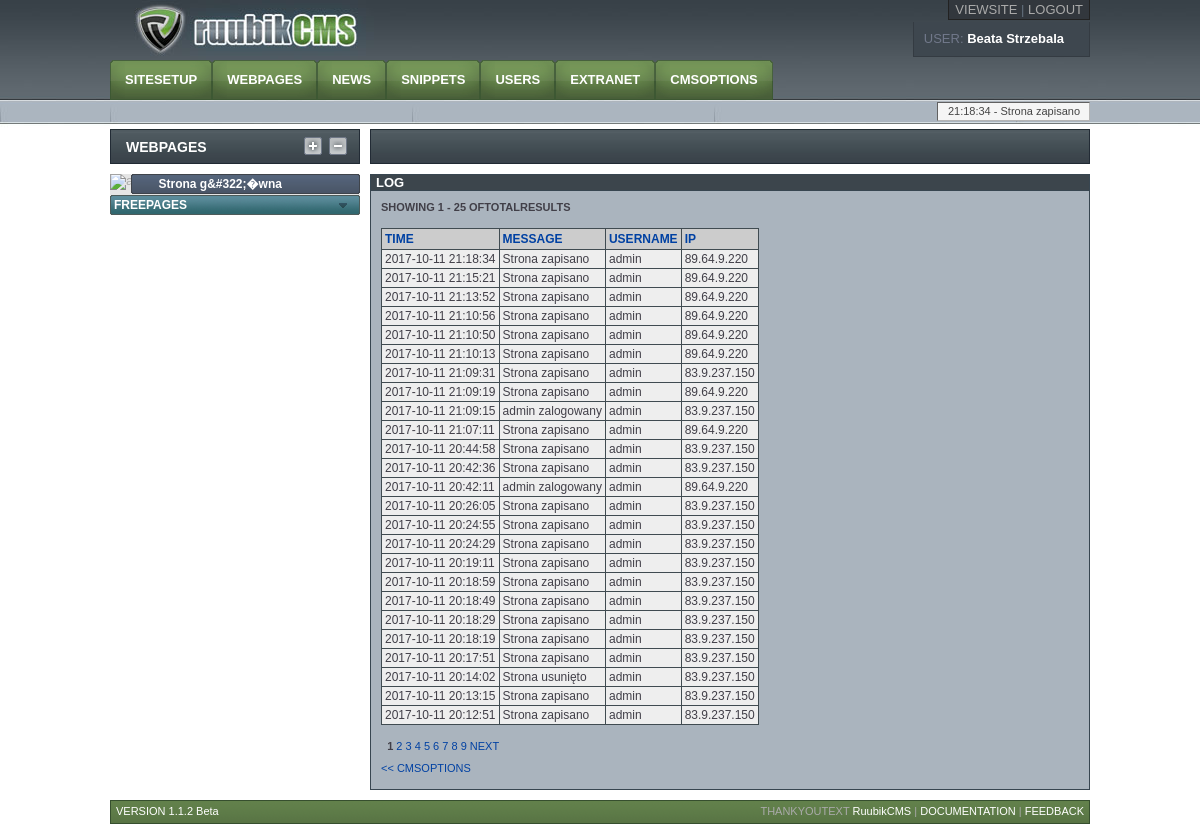
Screenshot of /ruubikcms/cms/showlog.php (signed in) with the database file from the repository.
### tables this page shows
CREATE TABLE "log" ("id" INTEGER PRIMARY KEY  NOT NULL ,"msg" TEXT,"time" TEXT,"ip" TEXT,"user" TEXT);

CREATE TABLE "page" ("pageurl" text PRIMARY KEY ,"name" text,"title" text,"header1" text,"description" text,"keywords" text,"content" text,"mother" text,"levelnum" integer,"ordernum" integer,"image1" text,"image2" text,"lang" text,"pagetype" integer,"extracode" text,"status" integer, "updater" TEXT, "updated" TEXT, "creator" TEXT, "image3" TEXT);

CREATE TABLE "site" ("id" integer PRIMARY KEY ,"name" text,"doctype" integer,"charset" text,"robots" text,"title" text,"description" text,"keywords" text,"copyright" text,"author" text,"lang" text,"gacode" text,"news_textlink" INTEGER,"news_readmore" INTEGER,"news_showdate" INTEGER,"news_maxshort" INTEGER, "no_image1" INTEGER, "no_image2" INTEGER, "clean_url" INTEGER, "url_suffix" TEXT, "news_num" INTEGER, "siteroot" TEXT, "news_readmoretext" TEXT, "no_image3" INTEGER);

### ruubikcms/includes/commonfunc.php (called while the page is built, shortened)
<?php
function ec($input) {
	$site = get_site_data();
	return stripslashes(htmlentities($input, $ent=ENT_COMPAT, $site['charset']));
}
function query_single($sql)
{
	global $dbh;
	$result = $dbh->query($sql);
	$value = $result->fetchColumn();
	if ($value) return $value;
	else return FALSE;
}
function query_prep($sql, $params_array)
{
	global $dbh;
	$stmt = $dbh->prepare($sql);
	if ($stmt->execute($params_array)) {
		$result = $stmt->fetch(PDO::FETCH_NUM);
		return $result[0];
	}
}
function get_site_data()
{
	global $dbh;
	$stmt = $dbh->prepare("SELECT * FROM site WHERE id = 1");
	if ($stmt->execute()) {
		$result = $stmt->fetchAll(PDO::FETCH_ASSOC);
		return $result[0];
	}
}
?>

### ruubikcms/cms/includes/functions.php (called while the page is built, shortened)
<?php
function root_page($pageurl, $table='page')
{
	$level = query_prep("SELECT levelnum FROM ".$table." WHERE pageurl = ?", array($pageurl));
}
?>

### ruubikcms/cms/showlog.php (the view, shortened to what this page needs)
<?php
require('includes/required.php');
$cmspage = LOG;
require('includes/head.php');
$self = ec($_SERVER['PHP_SELF']);
?>
			<div id="mainBody">
			<?php require('includes/pagemenu.php');?>
				<form method="post" action="<?php echo $self.'?'.ec($_SERVER['QUERY_STRING']);?>" name="newsEditForm">
                <div id="rightDiv">
					<div id="buttonBar">
					</div>
					<div id="rightContent">
						<div id="newsAdmin">
							<h2><?php echo LOG;?></h2>
								<?php
								$rowsperpage = ROWSPERPAGE;
								if (isset($_GET['page'])) $page = intval($_GET['page']);
								else $page = 1;
								$start = $rowsperpage * ($page-1);
								$total = query_single("SELECT COUNT(*) FROM log");
								$lastpage = ceil($total/$rowsperpage);
								$slf = ec($_SERVER['PHP_SELF']).'?';
								if (isset($_GET['order'])) $slf .= 'order='.ec($_GET['order']);
								else $slf .= 'order=1';
								$nav  = '';
								if ($page <= 11) $firstlink = 1;
								else $firstlink = $page - 10;
								if ($page + 10 > $lastpage) $lastlink = $lastpage;
								else $lastlink = $page + 10;
								for($i = $firstlink; $i <= $lastlink; $i++) {
									if ($i == $page) $nav .= " $i ";
									else $nav .= " <a href=\"$slf&amp;page=$i\">$i</a> ";
								}
								if ($page > 1) {
									$i  = $page - 1;
									$prev  = ' <a href="'.$slf.'&amp;page='.$i.'">'.PREVIOUS.'</a> ';
									$first  = ' <a href="'.$slf.'&amp;page=1">'.FIRSTPAGE.'</a> ';
								} else {
								   $prev  = '&nbsp;';
								}
								if ($page < $lastpage) {
								   $i = $page + 1;
									$next  = ' <a href="'.$slf.'&amp;page='.$i.'">'.NEXT.'</a> ';
								} else {
								   $next = '&nbsp;';
								   $last = '&nbsp;';
								}
								if ($_GET['order'] == 1) $order = 'time';
								elseif ($_GET['order'] == 2) $order = 'msg';
								elseif ($_GET['order'] == 3) $order = 'user';
								elseif ($_GET['order'] == 4) $order = 'ip';
								else $order = 'time';
								if ($_GET['desc'] == 1) $desc = ' DESC';
								else $desc = '';
								if (!isset($_GET['order']) AND !isset($_GET['desc'])) $desc = ' DESC';
								if ($lastpage > 1) echo '<p>'.SHOWING.' '.($start+1).' - '.($start+$rowsperpage > $total ? $total : $start+$rowsperpage).' '.sprintf(OFTOTALRESULTS, $total).'</p>';
								echo '<table class="logtable">';
								echo '<tr><th><a href="'.($_GET['desc'] ? '?order=1' : '?order=1&amp;desc=1').'">'.TIME.'</a></th><th><a href="'.($_GET['desc'] ? '?order=2' : '?order=2&amp;desc=1').'">'.MESSAGE.'</a></th><th><a href="'.($_GET['desc'] ? '?order=3' : '?order=3&amp;desc=1').'">'.USERNAME.'</a></th><th><a href="'.($_GET['desc'] ? '?order=4' : '?order=4&amp;desc=1').'">IP</a></th></tr>';
								$sql = "SELECT time, msg, user, ip FROM log ORDER BY ".$order.$desc." LIMIT ".$start.", ".$rowsperpage;
								foreach ($dbh->query($sql) as $row) {
									echo '<tr><td>'.$row['time'].'</td><td>'.$row['msg'].'</td><td>'.$row['user'].'</td><td>'.$row['ip'].'</td></tr>';
								}
								echo '</table>';
								if ($lastpage > 1) echo '<p>'.$prev.$nav.$next.'</p>';
								echo '<p><a href="cmsoptions.php"><< '.CMSOPTIONS.'</a></p>';
							?>
						</div>
					</div>
				</div>
				<div class="clear"></div>
				</form>
			</div>
<?php require('includes/footer.php');?>

### ruubikcms/cms/includes/head.php (shortened to what this page needs)
<!DOCTYPE html PUBLIC "-//W3C//DTD XHTML 1.0 Transitional//EN"
"http://www.w3.org/TR/xhtml1/DTD/xhtml1-transitional.dtd">
<html xmlns="http://www.w3.org/1999/xhtml" xml:lang="<?php echo RLANG;?>" lang="<?php echo RLANG;?>">
	<head>
        <link rel="stylesheet" type="text/css" href="css/default.css" />
        <link rel="stylesheet" type="text/css" href="css/ruubikBody.css" />
        <link rel="stylesheet" type="text/css" href="css/ruubikMainMenu.css" />
        <link rel="stylesheet" type="text/css" href="css/ruubikWebMenu.css" />
        <link rel="stylesheet" type="text/css" href="css/ruubikButtons.css" />
        <link rel="stylesheet" type="text/css" href="css/ruubikToolTip.css" />
        <link rel="stylesheet" type="text/css" href="css/styleLogin.css" />
        <link rel="stylesheet" type="text/css" href="css/datePicker.css" />
		<?php if ($cmspage == LOG) echo '<link rel="stylesheet" type="text/css" href="css/styleAdminNews.css" />';?>
    </head>
    <body>
        <div id="wrapper">
            <div id="header">
                <div id="top">
					<div id="topLinks">
						<span id="linksBox">
							<a href="../../" target="_blank"><?php echo VIEWSITE;?></a> | <a href="login/logout.php"><?php echo LOGOUT;?></a>
						</span>
					</div>
					<div id="topUser">
						<span id="userBox">
							<?php
								$name = $_SESSION['firstname'].' '.$_SESSION['lastname'];
								echo USER.': <span id="userName">'.$name.'</span>';
							?>
						</span>
					</div>
				</div>
                <div id="mainNavigation">
                    <ul>
						<?php require('mainmenu.php');?>
					</ul>
				</div>
                 <div id="infoMessage">
					<div id="messageText"><?php echo substr(query_single("SELECT time FROM log ORDER BY time DESC LIMIT 1"),-8);?> - <?php echo query_single("SELECT msg FROM log ORDER BY time DESC LIMIT 1")?></div>
				</div>
			</div>

### ruubikcms/cms/includes/pagemenu.php (shortened to what this page needs)
           <div id="leftDiv">
<div class="blueHeader"><?php echo WEBPAGES;?><div id="showAll">&nbsp;</div><div id="showMain">&nbsp;</div></div>
<div id="pageManagement">
	<div id="rootMenu">
	<?php
		if (isset($_GET['p'])) $p = ec($_GET['p']);
		else $p = '';
		$sql = "SELECT pageurl, name FROM page WHERE levelnum = 1 ORDER BY ordernum";
		foreach ($dbh->query($sql) as $row) {
			echo '
				<div class="arrowdiv1"><a href="index.php'.'?p='.$row['pageurl'].'&amp;moveup=1&amp;token='.$token.'"><img src="images/arrow1.gif" class="imgover" alt="arrow" /></a></div>
				<div class="rootPage"><a href="index.php'.'?p='.$row['pageurl'].'"'.($row['pageurl'] == root_page($p) ? ' class="selected"' : '').'>'.ec($row['name']).'</a></div>
				<div class="subMenu1"'.($row['pageurl'] == root_page($p) ? ' id="open"' : '').'>';
			echo '
				</div> ';
		}
		echo '
				<div class="rootPageFree"><a href="index.php'.'?p=---notinmenu---">'.FREEPAGES.'</a></div>
				<div class="subMenu1"'.(($p == '---notinmenu---' OR root_page($p) == '---notinmenu---') ? ' id="open"' : '').'>';
		echo '
				</div>';
		?>
	</div>
</div>
           </div>

### ruubikcms/cms/css/default.css (style rules this page uses)
html, body, div, span, applet, object, iframe, h1, h2, h3, h4, h5, h6, p, blockquote, pre, a, abbr, acronym, address, big, cite, code, del, dfn, em, font, img, ins, kbd, q, s, samp, small, strike, strong, sub, sup, tt, var, b, u, i, center, dl, dt, dd, ol, ul, li, fieldset, form, label, legend, table, caption, tbody, tfoot, thead, tr, th, td { margin: 0; padding: 0; border: 0; outline: 0; font-size: 100%; }
ol, ul { list-style: none; }
table { border-collapse: collapse; border-spacing: 0; }
h2 { font-size: 2.0em; }
p { padding: 5px 0; }
a:link, a:visited { color: #aaaaaa; font-weight: normal; text-decoration: none; }

### ruubikcms/cms/css/ruubikBody.css (style rules this page uses)
body { font-family: verdana, arial, Helvetica, sans-serif; font-size: small; font-weight: normal; color: #333333; background: #ffffff url(images/bg.jpg) repeat-x top left; }
#wrapper { position: relative; margin-left: auto; margin-right: auto; width: 980px; }
#header { position: relative; background: #aaaaaa url(images/bg.jpg) repeat-x top left; height: 124px; border-bottom: 5px solid #ffffff; }
#top { height: 60px; background: url(images/logo.jpg) no-repeat top left; }
#top #topLinks { padding: 0; text-align: right; color: #65727f; height: 20px; line-height: 20px; }
#topLinks #linksBox { text-align: left; padding: 2px 6px; background: #32373D; border: 1px solid #222; border-top: none; }
#topUser { margin-top: 1px; text-align: right; padding: 0; height: 35px; line-height: 35px; color: #71788a; }
#topUser #userBox { text-align: left; padding: 9px 25px 10px 10px; height: 35px; line-height: 35px; background: #3e474f; border: 1px solid #343b42; border-top: 1px solid #222; border-top: none; }
#topUser #userName { color: #ffffff; font-weight: bold; }
#mainNavigation { position: relative; height: 40px; }
#mainBody { position: relative; width: 980px; }
#leftDiv { position: relative; float: left; width: 250px; }
div.blueHeader { position: relative; padding: 10px 0 0 15px; font-family: trebuchet MS, verdana, arial, Helvetica, sans-serif; height: 25px; font-weight: bold; font-size: 14px; color: #ffffff; border-right: 1px solid #222b35; border-left: 1px solid #222b35; background: url(images/h1_bg.jpg) repeat-x top left; }
div.blueHeader div#showAll { position: absolute; top: 8px; right: 25px; width: 30px; height: 20px; background: url(images/plus.gif) no-repeat top left; }
div.blueHeader div#showMain { position: absolute; top: 8px; right: 0px; width: 30px; height: 20px; background: url(images/minus.gif) no-repeat top left; }
#rightDiv { position: relative; float: right; width: 720px; }
#rightContent { position: relative; padding: 10px 0 9px 0; width: 720px; }
#rightContent a { color: #0041a3; }
#rightContent p { padding: 5px 10px; }
div.clear { position: relative; clear: both; font-size: 1px; height: 1px; line-height: 1em; }
#newsAdmin table.logtable { margin: 10px; }
#newsAdmin .logtable th { font-weight: bold; padding: 3px; border: 1px solid #404b51; font-size: 12px; background: #ccc; }
#newsAdmin .logtable a { font-weight: bold; }
#newsAdmin .logtable td { font-weight: normal; font-size: 12px; padding: 2px 3px; border: 1px solid #404b51; background: #eee; }

### ruubikcms/cms/css/ruubikMainMenu.css (style rules this page uses)
#mainNavigation ul { list-style:none; }
#infoMessage { position: absolute; bottom: 0; right: 0; padding: 0 0 0 0; line-height: 1em; width: 400px; height: 22px; }
#infoMessage #messageText { float: right; padding: 2px 9px 2px 10px; font-size: 11px; color: #454545; border: 1px inset #b5b5b5; background: #f5f5f5; text-align: right; }

### ruubikcms/cms/css/ruubikWebMenu.css (style rules this page uses)
div#pageManagement { padding: 10px 0 0 0; text-align: left; color: #ffffff; line-height: 1; }
div#rootMenu, div#rootMenuNews { width: 250px; background: #e5e5e5; }
div.arrowdiv1 { margin-bottom: 1px; float: left; }
div.rootPage { margin: 0 0 1px 21px; width: 229px; position: relative; }
div.rootPage a:link, div.rootPage a:visited { display: block; padding: 0 0 0 4px; width: 225px; min-height: 20px; line-height: 20px; color: #ffffff; font-size: 12px; font-family: trebuchet ms, arial; font-weight: bold; text-decoration: none; background: url("images/rootpage.gif") no-repeat bottom left; }
div.rootPageFree a:link, div.rootPageFree a:visited { display: block; padding: 0 0 0 4px; width: 246px; min-height: 20px; line-height: 20px; color: #ffffff; font-size: 12px; font-family: trebuchet ms, arial; font-weight: bold; text-decoration: none; background: url("images/rootpage_free.gif") no-repeat bottom left; }

### rows the page displays
log: time "21:18:34", time "2017-10-11 21:18:34", msg "Strona zapisano", user "admin", ip "89.64.9.220"
page: name.charset "Strona g&#322;�wna"
log: time "2017-10-11 21:15:21", msg "Strona zapisano", user "admin", ip "89.64.9.220"
log: time "2017-10-11 21:13:52", msg "Strona zapisano", user "admin", ip "89.64.9.220"
log: time "2017-10-11 21:10:56", msg "Strona zapisano", user "admin", ip "89.64.9.220"
log: time "2017-10-11 21:10:50", msg "Strona zapisano", user "admin", ip "89.64.9.220"
log: time "2017-10-11 21:10:13", msg "Strona zapisano", user "admin", ip "89.64.9.220"
log: time "2017-10-11 21:09:31", msg "Strona zapisano", user "admin", ip "83.9.237.150"
log: time "2017-10-11 21:09:19", msg "Strona zapisano", user "admin", ip "89.64.9.220"
log: time "2017-10-11 21:09:15", msg "admin zalogowany", user "admin", ip "83.9.237.150"
log: time "2017-10-11 21:07:11", msg "Strona zapisano", user "admin", ip "89.64.9.220"
log: time "2017-10-11 20:44:58", msg "Strona zapisano", user "admin", ip "83.9.237.150"
log: time "2017-10-11 20:42:36", msg "Strona zapisano", user "admin", ip "83.9.237.150"
log: time "2017-10-11 20:42:11", msg "admin zalogowany", user "admin", ip "89.64.9.220"
log: time "2017-10-11 20:26:05", msg "Strona zapisano", user "admin", ip "83.9.237.150"
log: time "2017-10-11 20:24:55", msg "Strona zapisano", user "admin", ip "83.9.237.150"
log: time "2017-10-11 20:24:29", msg "Strona zapisano", user "admin", ip "83.9.237.150"
log: time "2017-10-11 20:19:11", msg "Strona zapisano", user "admin", ip "83.9.237.150"
log: time "2017-10-11 20:18:59", msg "Strona zapisano", user "admin", ip "83.9.237.150"
log: time "2017-10-11 20:18:49", msg "Strona zapisano", user "admin", ip "83.9.237.150"
log: time "2017-10-11 20:18:29", msg "Strona zapisano", user "admin", ip "83.9.237.150"
log: time "2017-10-11 20:18:19", msg "Strona zapisano", user "admin", ip "83.9.237.150"
log: time "2017-10-11 20:17:51", msg "Strona zapisano", user "admin", ip "83.9.237.150"
log: time "2017-10-11 20:14:02", msg "Strona usunięto", user "admin", ip "83.9.237.150"
log: time "2017-10-11 20:13:15", msg "Strona zapisano", user "admin", ip "83.9.237.150"
log: time "2017-10-11 20:12:51", msg "Strona zapisano", user "admin", ip "83.9.237.150"

### other values shown
VIEWSITE "VIEWSITE"
LOGOUT "LOGOUT"
USER "USER"
$name "Beata Strzebala"
SITESETUP "SITESETUP"
WEBPAGES "WEBPAGES"
NEWS "NEWS"
SNIPPETS "SNIPPETS"
USERS "USERS"
EXTRANET "EXTRANET"
CMSOPTIONS "CMSOPTIONS"
query_single("SELECT msg FROM log ORDER BY time DESC LIMIT 1") "Strona zapisano"
FREEPAGES "FREEPAGES"
LOG "LOG"
SHOWING "SHOWING"
